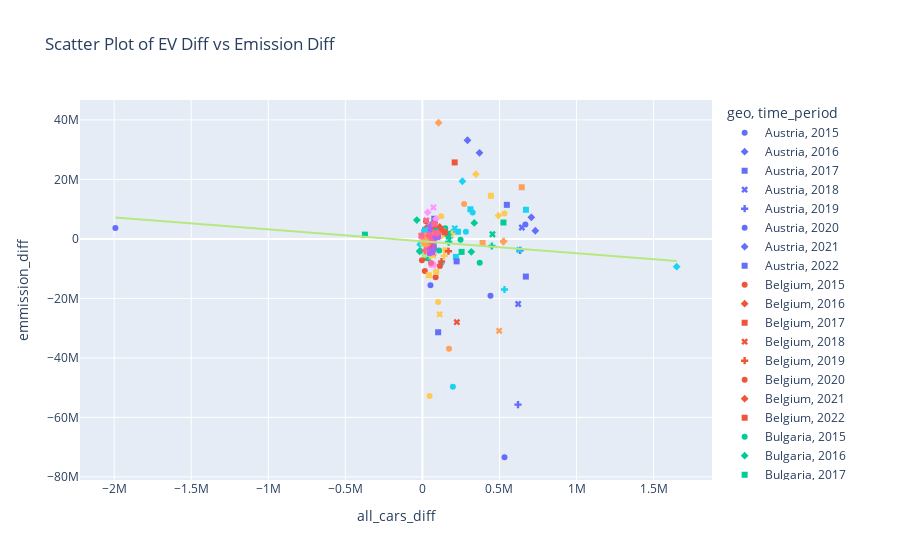

The notebook cell saved with this chart:
### Code cell
fig = px.scatter(
    df_cleaned,
    x='all_cars_diff',
    y='emmission_diff',
    color='geo',
    symbol='time_period',
    labels={'ev_diff': 'EV Diff', 'emission_diff': 'Emission Diff'},
    trendline='ols',
    title="Scatter Plot of EV Diff vs Emission Diff",
    trendline_scope='overall'
)

fig.show()
